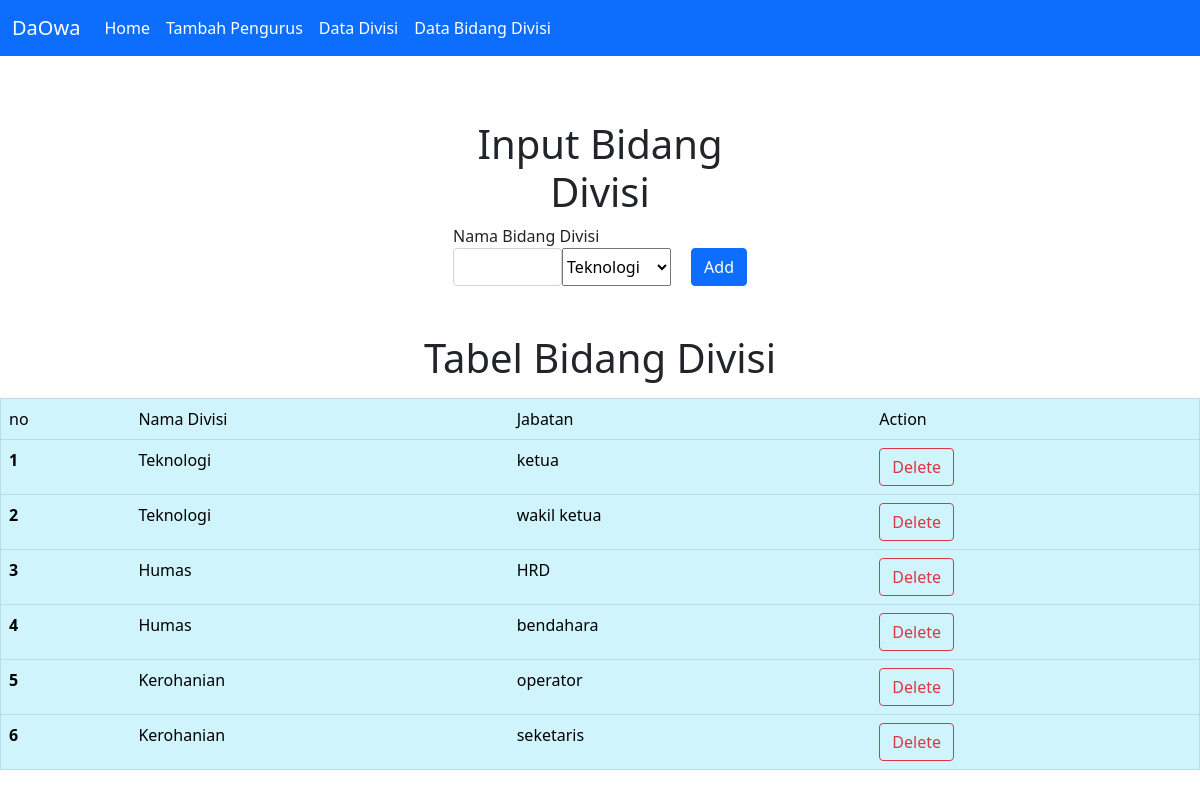
Screenshot of /bidangDivisi.php with the database file from the repository.
### tables this page shows
CREATE TABLE `bidang_divisi` (
  `id_bidang` int(11) NOT NULL,
  `jabatan` varchar(256) DEFAULT NULL,
  `id_divisi` int(255) DEFAULT NULL
);

CREATE TABLE `divisi` (
  `id_divisi` int(11) NOT NULL,
  `nama_divisi` varchar(256) DEFAULT NULL
);

### conf.php (called while the page is built)
<?php
$db_host = "localhost";
$db_user = "root";
$db_pass = "";
$db_name = "db_ormawa";
?>

### includes/DB.class.php (called while the page is built, shortened)
<?php
class DB
{
    var $db_host = "";
    var $db_user = "";
    var $db_pass = "";
    var $db_name = "";
    var $db_link = "";
    var $result = 0;
    function DB($db_host = '', $db_user = '', $db_pass = '', $db_name = '')
    {
        $this->db_host = $db_host;
        $this->db_user = $db_user;
        $this->db_pass = $db_pass;
        $this->db_name = $db_name;
    }
    function open()
    {
        $this->db_link = mysqli_connect($this->db_host, $this->db_user, $this->db_pass, $this->db_name);
    }
    function execute($query = "")
    {
        $this->result = mysqli_query($this->db_link, $query);
        return $this->result;
    }
    function getResult()
    {
        return mysqli_fetch_array($this->result);
    }
}

### includes/bidang_divisi.class.php (called while the page is built, shortened)
<?php
class BidangDivisi extends DB
{
    function getTableBidangDivisi()
    {
        $query = "SELECT bidang_divisi.id_bidang, divisi.nama_divisi, bidang_divisi.jabatan FROM bidang_divisi INNER JOIN divisi ON
                      divisi.id_divisi = bidang_divisi.id_divisi";
        return $this->execute($query);
    }
}

### includes/divisi.class.php (called while the page is built, shortened)
<?php
class Divisi extends DB
{
    function getDivisi()
    {
        $query = "SELECT * FROM divisi";
        return $this->execute($query);
    }
}

### bidangDivisi.php (the view, shortened to what this page needs)
<?php
include("conf.php");
include("includes/DB.class.php");
include("includes/divisi.class.php");
include("includes/bidang_divisi.class.php");
$bidangDivisi = new BidangDivisi($db_host, $db_user, $db_pass, $db_name);
$bidangDivisi->open();
$bidangDivisi->getTableBidangDivisi();
$databidangDivisi = null;
while (list($id, $divisi, $jabatan) = $bidangDivisi->getResult()) {
    $databidangDivisi .= "<tr>" .
        "<th scope = 'row'>" . "{$id}" . "</th>" .
        "<td>" . "{$divisi}" . "</td>" .
        "<td>" . "{$jabatan}" . "</td>" .
        "<td>" . "<a href = 'bidangDivisi.php?id_delete=" . "{$id}" . "'>" .
        "<button class = 'btn btn-outline-danger' onclick = 'deleteSuccess()'>Delete</button>" .
        "</a>" . "</td>" .
        "</tr>";
}
$divisi = new Divisi($db_host, $db_user, $db_pass, $db_name);
$divisi->open();
$divisi->getDivisi();
$datadivisi = null;
while (list($id, $name) = $divisi->getResult()) {
    $datadivisi .= "<option value = {$id}>" . "{$name}" . "</option>";
}

### rows the page displays
bidang_divisi: id_bidang "1", id_divisi.nama_divisi "Teknologi", jabatan "ketua"
bidang_divisi: id_bidang "2", id_divisi.nama_divisi "Teknologi", jabatan "wakil ketua"
bidang_divisi: id_bidang "3", id_divisi.nama_divisi "Humas", jabatan "HRD"
bidang_divisi: id_bidang "4", id_divisi.nama_divisi "Humas", jabatan "bendahara"
bidang_divisi: id_bidang "5", id_divisi.nama_divisi "Kerohanian", jabatan "operator"
bidang_divisi: id_bidang "6", id_divisi.nama_divisi "Kerohanian", jabatan "seketaris"
